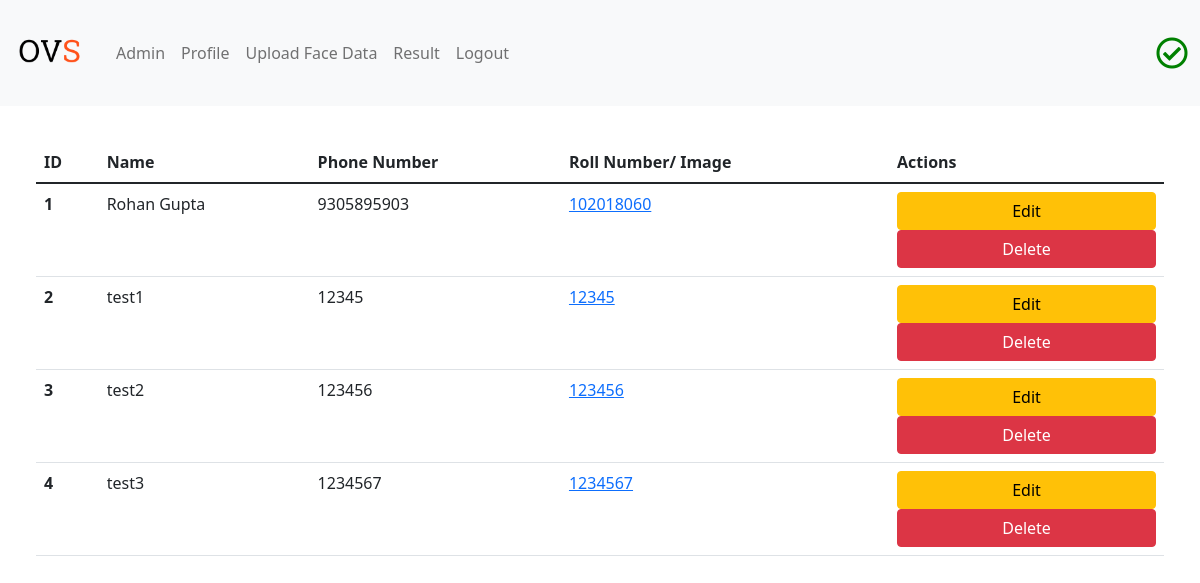
Page /admin/dashboard (signed in) on the committed database.
### OVS/models.py (models this page shows)
class voter(db.Model, UserMixin):
    id = db.Column(db.Integer, primary_key=True)
    roll_number = db.Column(db.Integer, unique=True)
    name = db.Column(db.String(120))
    email = db.Column(db.String(120), unique=True)
    img = db.Column(db.Text, unique=True, default=None)
    phone_number = db.Column(db.Integer(), unique=True)
    password_1 = db.Column(db.String(120))
    password_2 = db.Column(db.String(120))
    admin = db.Column(db.String(10), default="Not Admin")
    status = db.Column(db.String(10), default="Not Verified")
    date_created = db.Column(db.DateTime(timezone=True), default=func.now())

### OVS/admin.py (the view)
@admin.route("/dashboard")
@login_required
def dashboard():
    status = current_user.status
    admin = current_user.admin
    all_data = voter.query.all()
    return render_template("dashboard.html", status=status, voters = all_data, admin=admin)

### OVS/__init__.py (called while the page is built)
def create_app():
    app = Flask(__name__)
    app.config['SECRET_KEY'] = "helloworld"
    app.config['SQLALCHEMY_DATABASE_URI'] = f'sqlite:///{DB_NAME}'
    app.config['SQLALCHEMY_TRACK_MODIFICATIONS'] = False
    db.init_app(app)
    migrate = Migrate(app, db)
    from .views import views
    from .auth import auth
    from .admin import admin
    app.register_blueprint(views, url_prefix="/")
    app.register_blueprint(auth, url_prefix="/")
    app.register_blueprint(admin, url_prefix="/admin")
    from .models import voter
    create_database(app)
    login_manager = LoginManager()
    login_manager.login_view = "auth.login"
    login_manager.init_app(app)
    @login_manager.user_loader
    def load_user(roll_number):
        return voter.query.get(int(roll_number))
    return app

### OVS/templates/dashboard.html (shortened to what this page needs)
<!DOCTYPE html>
<html lang="en">
  <head>
    <link
      rel="stylesheet"
      href="https://cdn.jsdelivr.net/npm/bootstrap@5.1.3/dist/css/bootstrap.min.css"
    />
    <link
      rel="stylesheet"
      href="https://use.fontawesome.com/releases/v5.15.4/css/all.css"
    />
  </head>
  <body>
    {% include 'header.html' %}
    <div style="margin: 3%">
      <table class="table">
        <thead class="thead-dark">
          <tr>
            <th scope="col">ID</th>
            <th scope="col">Name</th>
            <th scope="col">Phone Number</th>
            <th scope="col">Roll Number/ Image</th>
            <th>Actions</th>
          </tr>
        </thead>
        <tbody>
        {% for voter in voters %}
          <tr>
            <th scope="row">{{voter.id}}</th>
            <td>{{voter.name}}</td>
            <td>{{voter.phone_number}}</td>
            <td>
              <a href="#">{{voter.roll_number}}</a>
            </td>
            <td>
              <a href="/admin/updatedetails/{{voter.id}}/" class="btn btn-warning btn-xs">Edit</a>
              <a href="/admin/delete/{{voter.id}}/" class="btn btn-danger btn-xs" onclick="return confirm('Are You Sure To Delete ?')">Delete</a>
          </td>
          </tr>
    </div>
        {% endfor %}
  </body>
</html>

### OVS/templates/header.html (shortened to what this page needs)
<!DOCTYPE html>
<html lang="en">
  <head>
    <link
      rel="stylesheet"
      href="https://cdn.jsdelivr.net/npm/bootstrap@5.1.3/dist/css/bootstrap.min.css"
    />
    <link
      rel="stylesheet"
      href="https://use.fontawesome.com/releases/v5.15.4/css/all.css"
    />
    <link rel="stylesheet" type="text/css" href="{{url_for('static', filename='styles/styles.css')}}" />
  </head>
  <body>
    <nav class="navbar navbar-expand-lg navbar-light bg-light">
      <div class="container-fluid">
        <a class="navbar-brand" href="{{url_for('auth.home')}}"
          ><img src="{{url_for('static', filename='images/OVStext.png')}}" alt="" style="height: 5rem"
        /></a>
        <div class="collapse navbar-collapse" id="navbarSupportedContent">
          <ul class="navbar-nav me-auto mb-2 mb-lg-0">
            {% if admin == "Admin" %}
            <li class="nav-item">
              <a class="nav-link" href="{{url_for('admin.admin_landing')}}">Admin</a>
            </li>
            {% endif %}
            <li class="nav-item">
              <a class="nav-link" href="{{url_for('views.profile')}}">Profile</a>
            </li>
            <li class="nav-item">
              <a class="nav-link" href="{{url_for('views.uploadface')}}">Upload Face Data</a>
            </li>
          <li class="nav-item">
            <a class="nav-link" href="{{url_for('views.result')}}">Result</a>
          </li>
          <li class="nav-item">
            <a class="nav-link" href="{{url_for('auth.logout')}}">Logout</a>
          </li>
          </ul>
          {% if status == "Verified" %}
            <i class="far fa-check-circle fa-2x" style="color: green"></i>
          {% else %}
            <i class="far fa-times-circle fa-2x" style="color: red"></i>
          {% endif %}
        </div>
      </div>
    </nav>
  </body>
</html>

### OVS/static/styles/styles.css (style rules this page uses)
.btn { width: 100%; }

### rows in the picture
voter: id "1", name "Rohan Gupta", phone_number "9305895903", roll_number "102018060"
voter: id "2", name "test1", phone_number "12345", roll_number "12345"
voter: id "3", name "test2", phone_number "123456", roll_number "123456"
voter: id "4", name "test3", phone_number "1234567", roll_number "1234567"
